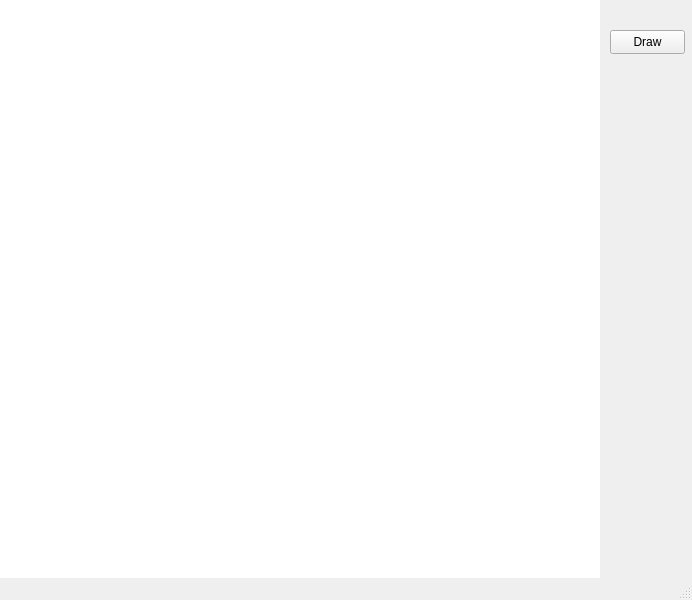
<?xml version="1.0" encoding="UTF-8"?>
<ui version="4.0">
 <class>MainWindow</class>
 <widget class="QMainWindow" name="MainWindow">
  <property name="geometry">
   <rect>
    <x>0</x>
    <y>0</y>
    <width>692</width>
    <height>600</height>
   </rect>
  </property>
  <property name="windowTitle">
   <string>MainWindow</string>
  </property>
  <widget class="QWidget" name="centralwidget">
   <widget class="QPushButton" name="pushButton">
    <property name="geometry">
     <rect>
      <x>610</x>
      <y>30</y>
      <width>75</width>
      <height>24</height>
     </rect>
    </property>
    <property name="text">
     <string>Draw</string>
    </property>
   </widget>
   <widget class="QLabel" name="label">
    <property name="geometry">
     <rect>
      <x>0</x>
      <y>0</y>
      <width>600</width>
      <height>600</height>
     </rect>
    </property>
    <property name="styleSheet">
     <string notr="true">background-color: white;</string>
    </property>
    <property name="text">
     <string/>
    </property>
   </widget>
  </widget>
  <widget class="QMenuBar" name="menubar">
   <property name="geometry">
    <rect>
     <x>0</x>
     <y>0</y>
     <width>692</width>
     <height>22</height>
    </rect>
   </property>
  </widget>
  <widget class="QStatusBar" name="statusbar"/>
 </widget>
 <resources/>
 <connections/>
</ui>
